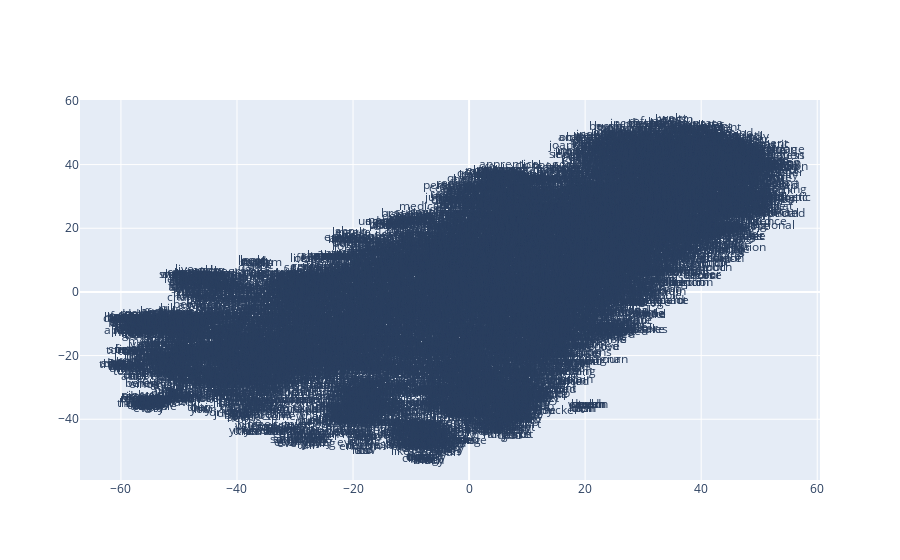

Notebook cell for this chart:
### Markdown cell above
The documentation for gensim provided a really nice example on visualizing embedded words by reducing the dimensionality of the words to 2 dimensions using tSNE.

### Code cell
# Visualizing word embeddings via plotly and matplotlib and the TSNE algorithm
from sklearn.decomposition import IncrementalPCA    # inital reduction
from sklearn.manifold import TSNE                   # final reduction
import numpy as np                                  # array handling

def reduce_dimensions(model):
    num_dimensions = 2  # final num dimensions (2D, 3D, etc)

    # extract the words & their vectors, as numpy arrays
    vectors = np.asarray(model.wv.vectors)
    labels = np.asarray(model.wv.index_to_key)  # fixed-width numpy strings

    # reduce using t-SNE
    tsne = TSNE(n_components=num_dimensions, random_state=0)
    vectors = tsne.fit_transform(vectors)

    x_vals = [v[0] for v in vectors]
    y_vals = [v[1] for v in vectors]
    return x_vals, y_vals, labels

x_vals, y_vals, labels = reduce_dimensions(word2vec_model)

def plot_with_plotly(x_vals, y_vals, labels, plot_in_notebook=True):
    from plotly.offline import init_notebook_mode, iplot, plot
    import plotly.graph_objs as go

    trace = go.Scatter(x=x_vals, y=y_vals, mode='text', text=labels)
    data = [trace]

    if plot_in_notebook:
        init_notebook_mode(connected=True)
        iplot(data, filename='word-embedding-plot')
    else:
        plot(data, filename='word-embedding-plot.html')

def plot_with_matplotlib(x_vals, y_vals, labels):
    import matplotlib.pyplot as plt
    import random

    random.seed(0)

    plt.figure(figsize=(12, 12))
    plt.scatter(x_vals, y_vals)

    #
    # Label randomly subsampled 25 data points
    #
    indices = list(range(len(labels)))
    selected_indices = random.sample(indices, 25)
    for i in selected_indices:
        plt.annotate(labels[i], (x_vals[i], y_vals[i]))

try:
    get_ipython()
except Exception:
    plot_function = plot_with_matplotlib
else:
    plot_function = plot_with_plotly

print('This is a plot for word2vec_model')
plot_function(x_vals, y_vals, labels)

### Figure 1 — Plotly figure (JSON) as saved in the notebook; plotly's stock layout.template omitted (floating-point values rounded to 4 significant figures; data arrays with more than 128 entries replaced by an {"elided": "..."} marker saying what was removed)
{"data": [{"mode": "text", "text": {"elided": "8886 str values"}, "type": "scatter", "x": {"elided": "8886 float values"}, "y": {"elided": "8886 float values"}}], "layout": {}}
